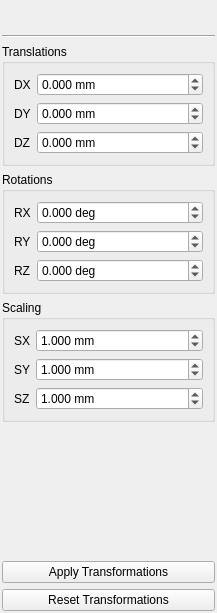
<?xml version="1.0" encoding="UTF-8"?>
<ui version="4.0">
 <author>N. Sharjith</author>
 <class>ObjectTransformPanel</class>
 <widget class="QWidget" name="ObjectTransformPanel">
  <property name="geometry">
   <rect>
    <x>0</x>
    <y>0</y>
    <width>217</width>
    <height>613</height>
   </rect>
  </property>
  <property name="sizePolicy">
   <sizepolicy hsizetype="Expanding" vsizetype="Expanding">
    <horstretch>0</horstretch>
    <verstretch>0</verstretch>
   </sizepolicy>
  </property>
  <property name="windowTitle">
   <string>Object Transformations</string>
  </property>
  <layout class="QVBoxLayout" name="mainLayout">
   <property name="leftMargin">
    <number>2</number>
   </property>
   <property name="topMargin">
    <number>2</number>
   </property>
   <property name="rightMargin">
    <number>2</number>
   </property>
   <property name="bottomMargin">
    <number>2</number>
   </property>
   <item>
    <layout class="QHBoxLayout" name="toolbarLayout">
     <property name="spacing">
      <number>4</number>
     </property>
     <property name="leftMargin">
      <number>2</number>
     </property>
     <property name="topMargin">
      <number>2</number>
     </property>
     <property name="rightMargin">
      <number>2</number>
     </property>
     <property name="bottomMargin">
      <number>2</number>
     </property>
     <item>
      <widget class="QToolButton" name="detachButton">
       <property name="toolTip">
        <string>Detach from panel</string>
       </property>
       <property name="icon">
        <iconset resource="D:/work/progs/Qt6/vcpkg/ModelViewer-Qt/ModelViewer.qrc">
         <normaloff>:/icons/res/detach.png</normaloff>:/icons/res/detach.png</iconset>
       </property>
       <property name="iconSize">
        <size>
         <width>16</width>
         <height>16</height>
        </size>
       </property>
       <property name="autoRaise">
        <bool>true</bool>
       </property>
      </widget>
     </item>
     <item>
      <spacer name="toolbarStretch">
       <property name="orientation">
        <enum>Qt::Orientation::Horizontal</enum>
       </property>
       <property name="sizeType">
        <enum>QSizePolicy::Policy::Expanding</enum>
       </property>
       <property name="sizeHint" stdset="0">
        <size>
         <width>40</width>
         <height>20</height>
        </size>
       </property>
      </spacer>
     </item>
    </layout>
   </item>
   <item>
    <widget class="QFrame" name="separator">
     <property name="frameShape">
      <enum>QFrame::Shape::HLine</enum>
     </property>
     <property name="frameShadow">
      <enum>QFrame::Shadow::Sunken</enum>
     </property>
    </widget>
   </item>
   <item>
    <widget class="QGroupBox" name="translationsGroupBox">
     <property name="title">
      <string>Translations</string>
     </property>
     <property name="flat">
      <bool>true</bool>
     </property>
     <layout class="QGridLayout" name="translationsLayout">
      <item row="0" column="0">
       <widget class="QLabel" name="labelDX">
        <property name="text">
         <string>DX</string>
        </property>
       </widget>
      </item>
      <item row="0" column="1">
       <widget class="QDoubleSpinBox" name="doubleSpinBoxDX">
        <property name="sizePolicy">
         <sizepolicy hsizetype="MinimumExpanding" vsizetype="Fixed">
          <horstretch>0</horstretch>
          <verstretch>0</verstretch>
         </sizepolicy>
        </property>
        <property name="suffix">
         <string> mm</string>
        </property>
        <property name="toolTip">
         <string>Move the selected object along X</string>
        </property>
        <property name="decimals">
         <number>3</number>
        </property>
        <property name="minimum">
         <double>-999999.000000000000000</double>
        </property>
        <property name="maximum">
         <double>999999.000000000000000</double>
        </property>
       </widget>
      </item>
      <item row="1" column="0">
       <widget class="QLabel" name="labelDY">
        <property name="text">
         <string>DY</string>
        </property>
       </widget>
      </item>
      <item row="1" column="1">
       <widget class="QDoubleSpinBox" name="doubleSpinBoxDY">
        <property name="sizePolicy">
         <sizepolicy hsizetype="MinimumExpanding" vsizetype="Fixed">
          <horstretch>0</horstretch>
          <verstretch>0</verstretch>
         </sizepolicy>
        </property>
        <property name="suffix">
         <string> mm</string>
        </property>
        <property name="toolTip">
         <string>Move the selected object along Y</string>
        </property>
        <property name="decimals">
         <number>3</number>
        </property>
        <property name="minimum">
         <double>-999999.000000000000000</double>
        </property>
        <property name="maximum">
         <double>999999.000000000000000</double>
        </property>
       </widget>
      </item>
      <item row="2" column="0">
       <widget class="QLabel" name="labelDZ">
        <property name="text">
         <string>DZ</string>
        </property>
       </widget>
      </item>
      <item row="2" column="1">
       <widget class="QDoubleSpinBox" name="doubleSpinBoxDZ">
        <property name="sizePolicy">
         <sizepolicy hsizetype="MinimumExpanding" vsizetype="Fixed">
          <horstretch>0</horstretch>
          <verstretch>0</verstretch>
         </sizepolicy>
        </property>
        <property name="suffix">
         <string> mm</string>
        </property>
        <property name="toolTip">
         <string>Move the selected object along Z</string>
        </property>
        <property name="decimals">
         <number>3</number>
        </property>
        <property name="minimum">
         <double>-999999.000000000000000</double>
        </property>
        <property name="maximum">
         <double>999999.000000000000000</double>
        </property>
       </widget>
      </item>
     </layout>
    </widget>
   </item>
   <item>
    <widget class="QGroupBox" name="rotationsGroupBox">
     <property name="title">
      <string>Rotations</string>
     </property>
     <property name="flat">
      <bool>true</bool>
     </property>
     <layout class="QGridLayout" name="rotationsLayout">
      <item row="0" column="0">
       <widget class="QLabel" name="labelRX">
        <property name="text">
         <string>RX</string>
        </property>
       </widget>
      </item>
      <item row="0" column="1">
       <widget class="QDoubleSpinBox" name="doubleSpinBoxRX">
        <property name="sizePolicy">
         <sizepolicy hsizetype="MinimumExpanding" vsizetype="Fixed">
          <horstretch>0</horstretch>
          <verstretch>0</verstretch>
         </sizepolicy>
        </property>
        <property name="suffix">
         <string> deg</string>
        </property>
        <property name="toolTip">
         <string>Rotate the selected object around X</string>
        </property>
        <property name="decimals">
         <number>3</number>
        </property>
        <property name="minimum">
         <double>-180.000000000000000</double>
        </property>
        <property name="maximum">
         <double>180.000000000000000</double>
        </property>
       </widget>
      </item>
      <item row="1" column="0">
       <widget class="QLabel" name="labelRY">
        <property name="text">
         <string>RY</string>
        </property>
       </widget>
      </item>
      <item row="1" column="1">
       <widget class="QDoubleSpinBox" name="doubleSpinBoxRY">
        <property name="sizePolicy">
         <sizepolicy hsizetype="MinimumExpanding" vsizetype="Fixed">
          <horstretch>0</horstretch>
          <verstretch>0</verstretch>
         </sizepolicy>
        </property>
        <property name="suffix">
         <string> deg</string>
        </property>
        <property name="toolTip">
         <string>Rotate the selected object around Y</string>
        </property>
        <property name="decimals">
         <number>3</number>
        </property>
        <property name="minimum">
         <double>-180.000000000000000</double>
        </property>
        <property name="maximum">
         <double>180.000000000000000</double>
        </property>
       </widget>
      </item>
      <item row="2" column="0">
       <widget class="QLabel" name="labelRZ">
        <property name="text">
         <string>RZ</string>
        </property>
       </widget>
      </item>
      <item row="2" column="1">
       <widget class="QDoubleSpinBox" name="doubleSpinBoxRZ">
        <property name="sizePolicy">
         <sizepolicy hsizetype="MinimumExpanding" vsizetype="Fixed">
          <horstretch>0</horstretch>
          <verstretch>0</verstretch>
         </sizepolicy>
        </property>
        <property name="suffix">
         <string> deg</string>
        </property>
        <property name="toolTip">
         <string>Rotate the selected object around Z</string>
        </property>
        <property name="decimals">
         <number>3</number>
        </property>
        <property name="minimum">
         <double>-180.000000000000000</double>
        </property>
        <property name="maximum">
         <double>180.000000000000000</double>
        </property>
       </widget>
      </item>
     </layout>
    </widget>
   </item>
   <item>
    <widget class="QGroupBox" name="scalingGroupBox">
     <property name="title">
      <string>Scaling</string>
     </property>
     <property name="flat">
      <bool>true</bool>
     </property>
     <layout class="QGridLayout" name="scalingLayout">
      <item row="0" column="0">
       <widget class="QLabel" name="labelSX">
        <property name="text">
         <string>SX</string>
        </property>
       </widget>
      </item>
      <item row="0" column="1">
       <widget class="QDoubleSpinBox" name="doubleSpinBoxSX">
        <property name="sizePolicy">
         <sizepolicy hsizetype="MinimumExpanding" vsizetype="Fixed">
          <horstretch>0</horstretch>
          <verstretch>0</verstretch>
         </sizepolicy>
        </property>
        <property name="suffix">
         <string> mm</string>
        </property>
        <property name="toolTip">
         <string>Scale factor along X (1 = unchanged)</string>
        </property>
        <property name="decimals">
         <number>3</number>
        </property>
        <property name="minimum">
         <double>-999999.000000000000000</double>
        </property>
        <property name="maximum">
         <double>999999.000000000000000</double>
        </property>
        <property name="value">
         <double>1.000000000000000</double>
        </property>
       </widget>
      </item>
      <item row="1" column="0">
       <widget class="QLabel" name="labelSY">
        <property name="text">
         <string>SY</string>
        </property>
       </widget>
      </item>
      <item row="1" column="1">
       <widget class="QDoubleSpinBox" name="doubleSpinBoxSY">
        <property name="sizePolicy">
         <sizepolicy hsizetype="MinimumExpanding" vsizetype="Fixed">
          <horstretch>0</horstretch>
          <verstretch>0</verstretch>
         </sizepolicy>
        </property>
        <property name="suffix">
         <string> mm</string>
        </property>
        <property name="toolTip">
         <string>Scale factor along Y (1 = unchanged)</string>
        </property>
        <property name="decimals">
         <number>3</number>
        </property>
        <property name="minimum">
         <double>-999999.000000000000000</double>
        </property>
        <property name="maximum">
         <double>999999.000000000000000</double>
        </property>
        <property name="value">
         <double>1.000000000000000</double>
        </property>
       </widget>
      </item>
      <item row="2" column="0">
       <widget class="QLabel" name="labelSZ">
        <property name="text">
         <string>SZ</string>
        </property>
       </widget>
      </item>
      <item row="2" column="1">
       <widget class="QDoubleSpinBox" name="doubleSpinBoxSZ">
        <property name="sizePolicy">
         <sizepolicy hsizetype="MinimumExpanding" vsizetype="Fixed">
          <horstretch>0</horstretch>
          <verstretch>0</verstretch>
         </sizepolicy>
        </property>
        <property name="suffix">
         <string> mm</string>
        </property>
        <property name="toolTip">
         <string>Scale factor along Z (1 = unchanged)</string>
        </property>
        <property name="decimals">
         <number>3</number>
        </property>
        <property name="minimum">
         <double>-999999.000000000000000</double>
        </property>
        <property name="maximum">
         <double>999999.000000000000000</double>
        </property>
        <property name="value">
         <double>1.000000000000000</double>
        </property>
       </widget>
      </item>
     </layout>
    </widget>
   </item>
   <item>
    <spacer name="verticalSpacer">
     <property name="orientation">
      <enum>Qt::Orientation::Vertical</enum>
     </property>
     <property name="sizeHint" stdset="0">
      <size>
       <width>20</width>
       <height>40</height>
      </size>
     </property>
    </spacer>
   </item>
   <item>
    <widget class="QPushButton" name="pushButtonApplyTransformations">
     <property name="toolTip">
      <string>Apply the values above to the selected object</string>
     </property>
     <property name="text">
      <string>Apply Transformations</string>
     </property>
    </widget>
   </item>
   <item>
    <widget class="QPushButton" name="pushButtonResetTransformations">
     <property name="toolTip">
      <string>Clear the applied transform back to identity</string>
     </property>
     <property name="text">
      <string>Reset Transformations</string>
     </property>
    </widget>
   </item>
  </layout>
 </widget>
 <resources>
  <include location="D:/work/progs/Qt6/vcpkg/ModelViewer-Qt/ModelViewer.qrc"/>
 </resources>
 <connections/>
</ui>
